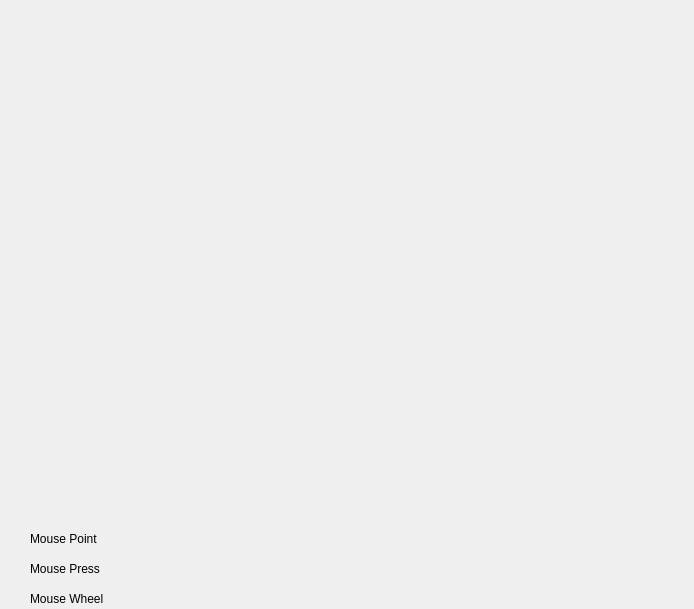
<?xml version="1.0" encoding="UTF-8"?>
<ui version="4.0">
 <class>Dialog</class>
 <widget class="QDialog" name="Dialog">
  <property name="geometry">
   <rect>
    <x>0</x>
    <y>0</y>
    <width>694</width>
    <height>609</height>
   </rect>
  </property>
  <property name="windowTitle">
   <string>Dialog</string>
  </property>
  <widget class="QLabel" name="label">
   <property name="geometry">
    <rect>
     <x>10</x>
     <y>10</y>
     <width>681</width>
     <height>521</height>
    </rect>
   </property>
   <property name="text">
    <string/>
   </property>
  </widget>
  <widget class="QLabel" name="point">
   <property name="geometry">
    <rect>
     <x>30</x>
     <y>530</y>
     <width>91</width>
     <height>17</height>
    </rect>
   </property>
   <property name="text">
    <string>Mouse Point</string>
   </property>
  </widget>
  <widget class="QLabel" name="press">
   <property name="geometry">
    <rect>
     <x>30</x>
     <y>560</y>
     <width>91</width>
     <height>17</height>
    </rect>
   </property>
   <property name="text">
    <string>Mouse Press</string>
   </property>
  </widget>
  <widget class="QLabel" name="wheel">
   <property name="geometry">
    <rect>
     <x>30</x>
     <y>590</y>
     <width>101</width>
     <height>17</height>
    </rect>
   </property>
   <property name="text">
    <string>Mouse Wheel</string>
   </property>
  </widget>
  <widget class="QLabel" name="point_label">
   <property name="geometry">
    <rect>
     <x>140</x>
     <y>530</y>
     <width>231</width>
     <height>17</height>
    </rect>
   </property>
   <property name="text">
    <string/>
   </property>
  </widget>
  <widget class="QLabel" name="press_label">
   <property name="geometry">
    <rect>
     <x>140</x>
     <y>560</y>
     <width>101</width>
     <height>17</height>
    </rect>
   </property>
   <property name="text">
    <string/>
   </property>
  </widget>
  <widget class="QLabel" name="wheel_label">
   <property name="geometry">
    <rect>
     <x>140</x>
     <y>590</y>
     <width>121</width>
     <height>17</height>
    </rect>
   </property>
   <property name="text">
    <string/>
   </property>
  </widget>
 </widget>
 <resources/>
 <connections/>
</ui>
